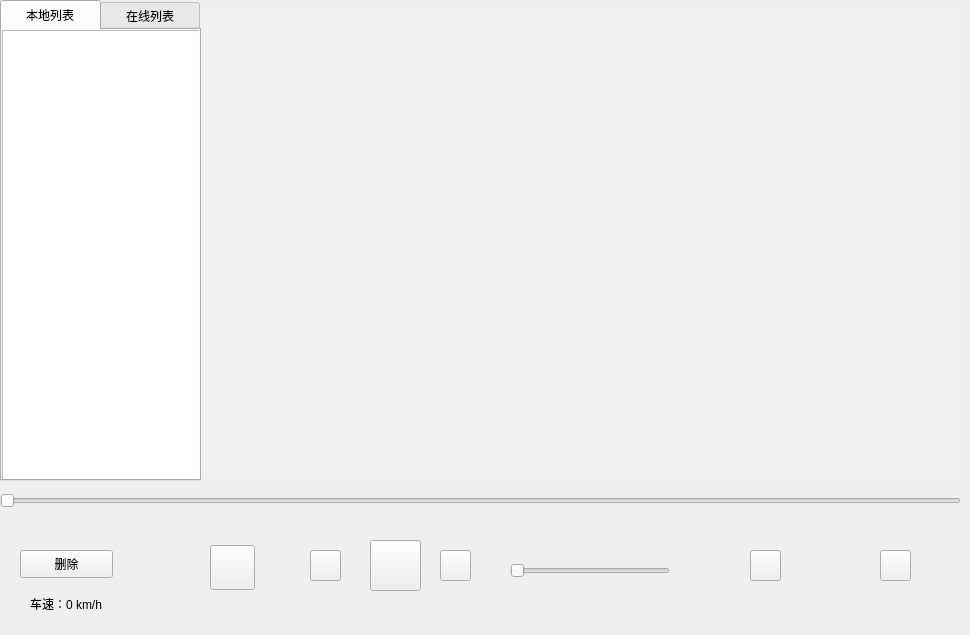
<?xml version="1.0" encoding="UTF-8"?>
<ui version="4.0">
 <class>videoWindow</class>
 <widget class="QMainWindow" name="videoWindow">
  <property name="geometry">
   <rect>
    <x>0</x>
    <y>0</y>
    <width>970</width>
    <height>635</height>
   </rect>
  </property>
  <property name="windowTitle">
   <string>MainWindow</string>
  </property>
  <widget class="QWidget" name="centralwidget">
   <property name="styleSheet">
    <string notr="true">
QPushButton#btn_play[mode='pause']{border-image:url(:/image/player/play.svg);}
QPushButton#btn_play[mode='play']{border-image:url(:/image/player/pause.svg);}</string>
   </property>
   <widget class="QPushButton" name="btn_prev">
    <property name="geometry">
     <rect>
      <x>310</x>
      <y>550</y>
      <width>31</width>
      <height>31</height>
     </rect>
    </property>
    <property name="styleSheet">
     <string notr="true">border-image: url(:/image/player/next.svg);</string>
    </property>
    <property name="text">
     <string/>
    </property>
   </widget>
   <widget class="QSlider" name="play_progress_bar">
    <property name="geometry">
     <rect>
      <x>0</x>
      <y>490</y>
      <width>961</width>
      <height>22</height>
     </rect>
    </property>
    <property name="orientation">
     <enum>Qt::Horizontal</enum>
    </property>
   </widget>
   <widget class="QListView" name="lyricView">
    <property name="geometry">
     <rect>
      <x>200</x>
      <y>10</y>
      <width>761</width>
      <height>471</height>
     </rect>
    </property>
    <property name="styleSheet">
     <string notr="true">QListView {
        background: rgba(255,255,255,0.1);
        border-radius: 12px;
        padding: 20px 0;
        font-family: &quot;Microsoft YaHei&quot;;
      font-size: 20px;
        outline: none;
    }
    
    QListView::item {
        height: 50px;
qproperty-alignment: AlignCenter;
        color: white;
        border: none;
        text-align: center;
    }
    
    QListView::item:selected {
        color: #e74c3c;
        background: rgba(231, 76, 60, 0.1);
        font-size: 24px;
        font-weight: bold;
        border-radius: 8px;
    }
    
    QScrollBar:vertical {
        width: 8px;
        background: rgba(200, 200, 200, 0.1);
    }
    
    QScrollBar::handle:vertical {
        background: rgba(231, 76, 60, 0.6);
        border-radius: 4px;
    }</string>
    </property>
   </widget>
   <widget class="QSlider" name="slider_voice">
    <property name="geometry">
     <rect>
      <x>510</x>
      <y>560</y>
      <width>160</width>
      <height>22</height>
     </rect>
    </property>
    <property name="orientation">
     <enum>Qt::Horizontal</enum>
    </property>
   </widget>
   <widget class="QPushButton" name="btn_play">
    <property name="geometry">
     <rect>
      <x>370</x>
      <y>540</y>
      <width>51</width>
      <height>51</height>
     </rect>
    </property>
    <property name="styleSheet">
     <string notr="true"/>
    </property>
    <property name="text">
     <string/>
    </property>
   </widget>
   <widget class="QPushButton" name="btn_file">
    <property name="geometry">
     <rect>
      <x>750</x>
      <y>550</y>
      <width>31</width>
      <height>31</height>
     </rect>
    </property>
    <property name="styleSheet">
     <string notr="true">border-image: url(:/image/player/file.svg);</string>
    </property>
    <property name="text">
     <string/>
    </property>
   </widget>
   <widget class="QPushButton" name="btn_del">
    <property name="geometry">
     <rect>
      <x>20</x>
      <y>550</y>
      <width>93</width>
      <height>28</height>
     </rect>
    </property>
    <property name="text">
     <string>删除</string>
    </property>
   </widget>
   <widget class="QTabWidget" name="tabWidget">
    <property name="geometry">
     <rect>
      <x>0</x>
      <y>0</y>
      <width>201</width>
      <height>481</height>
     </rect>
    </property>
    <property name="styleSheet">
     <string notr="true">QTabBar::tab{height:30;width:100}</string>
    </property>
    <property name="currentIndex">
     <number>0</number>
    </property>
    <widget class="QWidget" name="tab_local_3">
     <attribute name="title">
      <string>本地列表</string>
     </attribute>
     <widget class="QListWidget" name="list_local_3">
      <property name="geometry">
       <rect>
        <x>0</x>
        <y>0</y>
        <width>201</width>
        <height>451</height>
       </rect>
      </property>
     </widget>
    </widget>
    <widget class="QWidget" name="tab_online_3">
     <attribute name="title">
      <string>在线列表</string>
     </attribute>
     <widget class="QListWidget" name="list_online_3">
      <property name="geometry">
       <rect>
        <x>0</x>
        <y>0</y>
        <width>201</width>
        <height>451</height>
       </rect>
      </property>
     </widget>
    </widget>
   </widget>
   <widget class="QPushButton" name="btn_quit">
    <property name="geometry">
     <rect>
      <x>880</x>
      <y>550</y>
      <width>31</width>
      <height>31</height>
     </rect>
    </property>
    <property name="styleSheet">
     <string notr="true">border-image: url(:/image/player/back.svg);</string>
    </property>
    <property name="text">
     <string/>
    </property>
   </widget>
   <widget class="QPushButton" name="btn_next">
    <property name="geometry">
     <rect>
      <x>440</x>
      <y>550</y>
      <width>31</width>
      <height>31</height>
     </rect>
    </property>
    <property name="styleSheet">
     <string notr="true">border-image: url(:/image/player/prev.svg);</string>
    </property>
    <property name="text">
     <string/>
    </property>
   </widget>
   <widget class="QWidget" name="horizontalLayoutWidget">
    <property name="geometry">
     <rect>
      <x>210</x>
      <y>10</y>
      <width>751</width>
      <height>471</height>
     </rect>
    </property>
    <layout class="QHBoxLayout" name="video_Layout"/>
   </widget>
   <widget class="QPushButton" name="btn_fullscreen">
    <property name="geometry">
     <rect>
      <x>210</x>
      <y>545</y>
      <width>45</width>
      <height>45</height>
     </rect>
    </property>
    <property name="styleSheet">
     <string notr="true">border-image: url(:/image/fullscreen.svg);</string>
    </property>
    <property name="text">
     <string/>
    </property>
   </widget>
   <widget class="QLabel" name="label_speed">
    <property name="geometry">
     <rect>
      <x>30</x>
      <y>588</y>
      <width>151</width>
      <height>31</height>
     </rect>
    </property>
    <property name="text">
     <string>车速：0 km/h</string>
    </property>
   </widget>
  </widget>
 </widget>
 <resources/>
 <connections/>
</ui>
